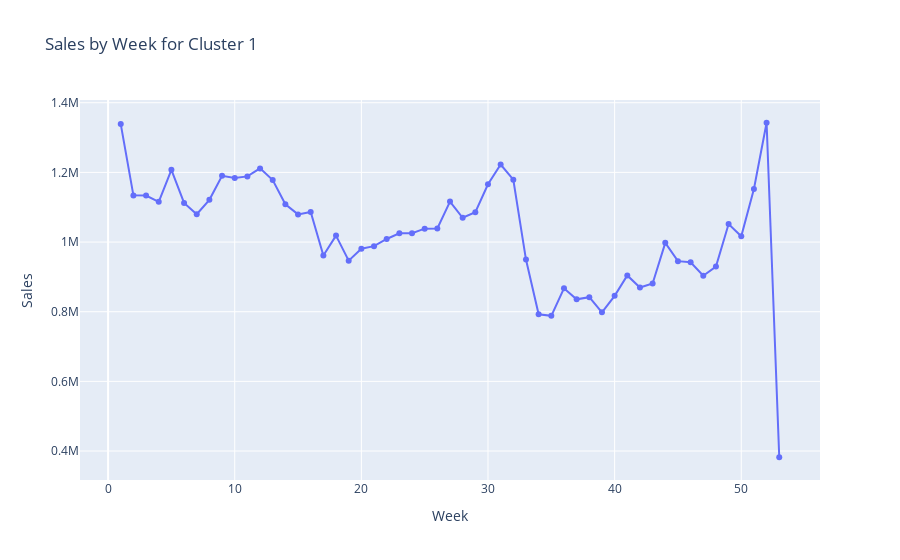

Notebook code for this chart:
### Code cell
cluster_1 = weekly_sales[weekly_sales['cluster'] == 1]

fig = go.Figure()

fig.add_trace(go.Scatter(x=cluster_1['week'], 
                         y=cluster_1['sales'], 
                         mode='lines+markers', 
                         name='Cluster 1'))


fig.update_layout(title='Sales by Week for Cluster 1',
                  xaxis_title='Week',
                  yaxis_title='Sales')

# Show the plot
fig.show()

### Figure 1 — Plotly figure (JSON) as saved in the notebook; plotly's stock layout.template omitted (floating-point values rounded to 4 significant figures)
{"data": [{"mode": "lines+markers", "name": "Cluster 1", "type": "scatter", "x": [1, 2, 3, 4, 5, 6, 7, 8, 9, 10, 11, 12, 13, 14, 15, 16, 17, 18, 19, 20, 21, 22, 23, 24, 25, 26, 27, 28, 29, 30, 31, 32, 33, 34, 35, 36, 37, 38, 39, 40, 41, 42, 43, 44, 45, 46, 47, 48, 49, 50, 51, 52, 53], "y": [1339000.0, 1134000.0, 1133000.0, 1115000.0, 1207000.0, 1112000.0, 1080000.0, 1121000.0, 1190000.0, 1184000.0, 1189000.0, 1212000.0, 1178000.0, 1108000.0, 1079000.0, 1086000.0, 961200.0, 1019000.0, 946600.0, 980700.0, 988200.0, 1009000.0, 1025000.0, 1026000.0, 1038000.0, 1039000.0, 1116000.0, 1070000.0, 1086000.0, 1166000.0, 1223000.0, 1179000.0, 949700.0, 792800.0, 788200.0, 867100.0, 835500.0, 841700.0, 798200.0, 845600.0, 904200.0, 869400.0, 880800.0, 997800.0, 945200.0, 942100.0, 903300.0, 929600.0, 1052000.0, 1016000.0, 1152000.0, 1343000.0, 382100.0]}], "layout": {"title": {"text": "Sales by Week for Cluster 1"}, "xaxis": {"title": {"text": "Week"}}, "yaxis": {"title": {"text": "Sales"}}}}
